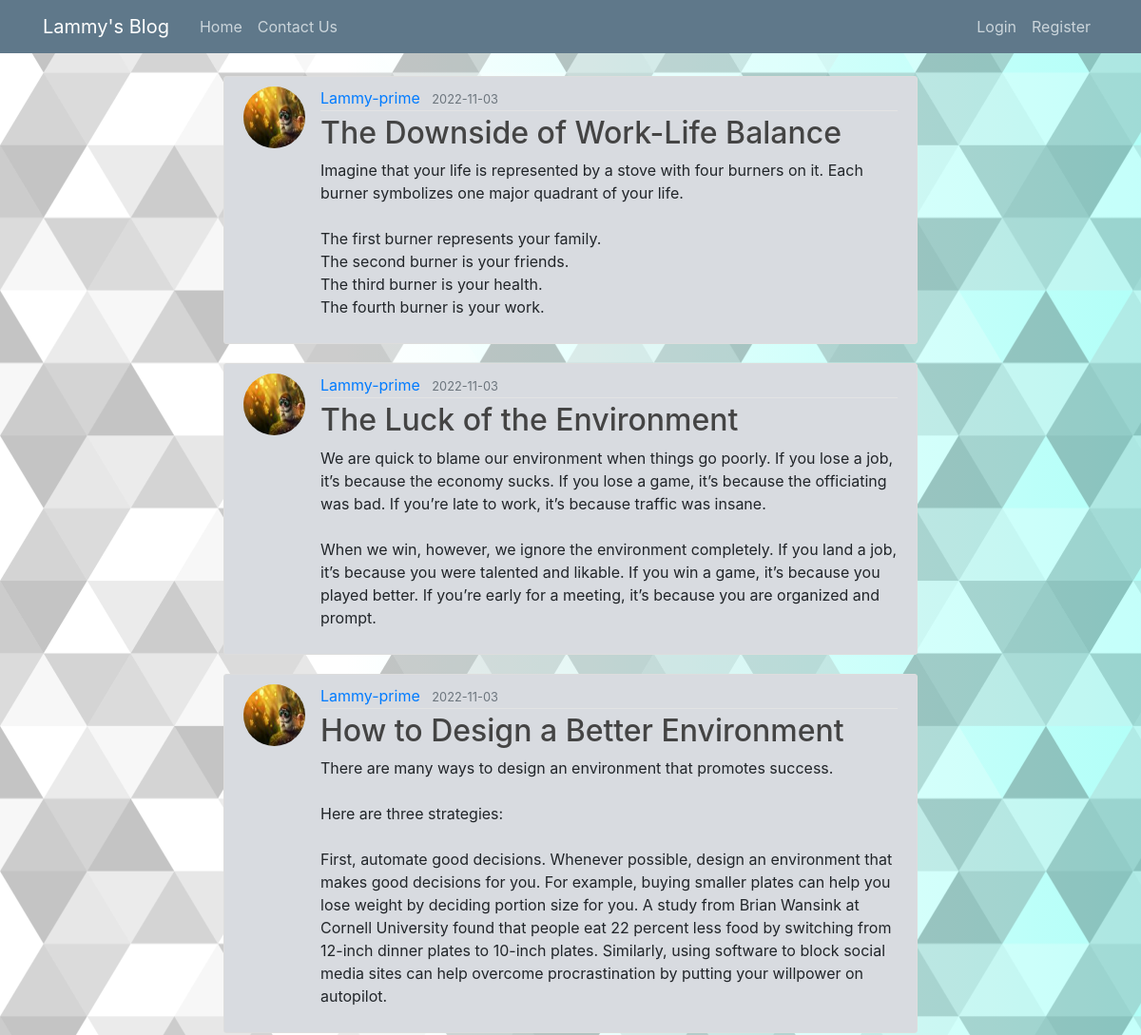
Page /home (upper part) on the earlier database version.
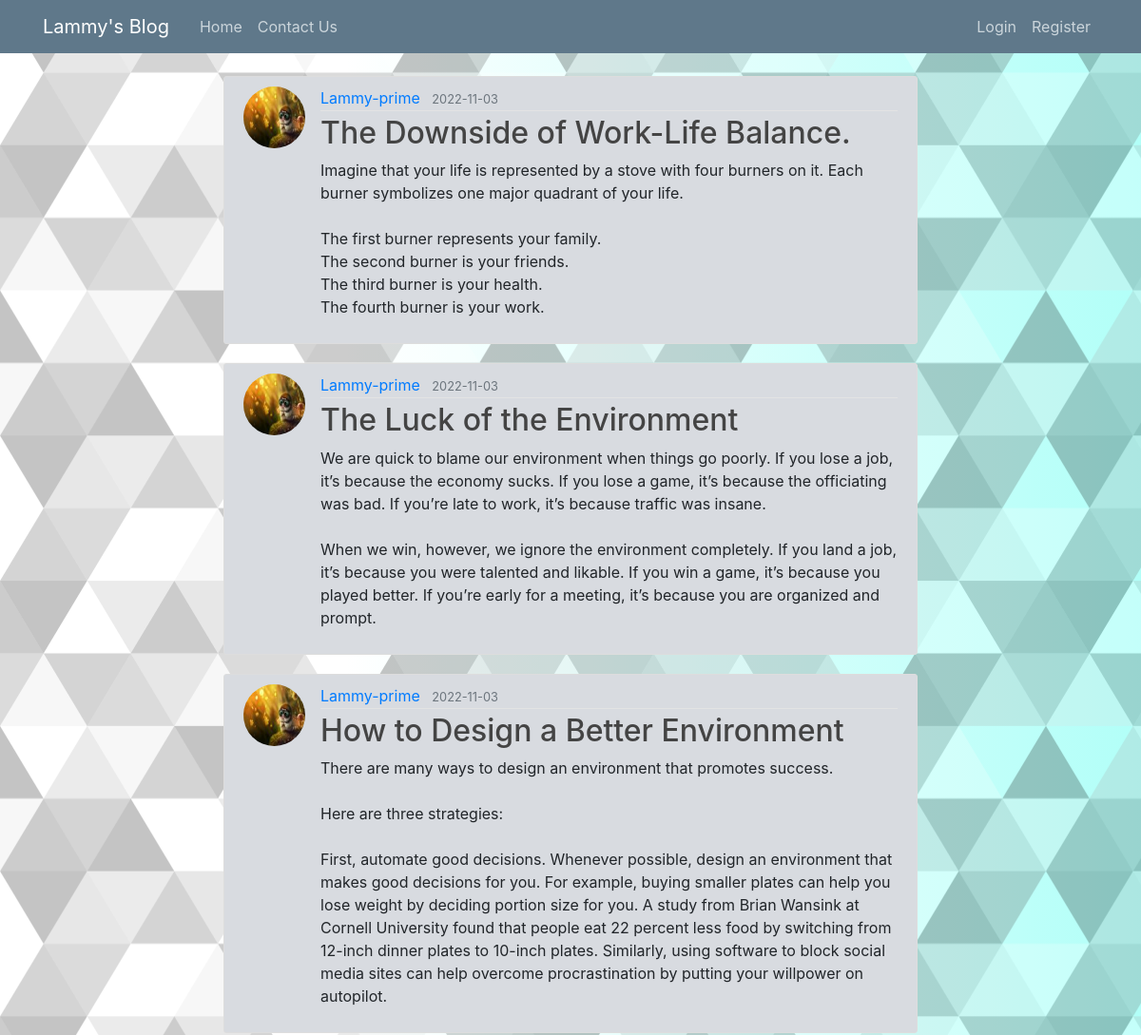
Same page on the later database version.
### flaskblog/models.py (models this page shows, shortened)
class Post(db.Model):
    id = db.Column(db.Integer, primary_key=True)
    title = db.Column(db.String(100), nullable=False)
    date_posted = db.Column(db.DateTime, nullable=False, default=datetime.utcnow)
    content = db.Column(db.Text, nullable=False)
    user_id = db.Column(db.Integer, db.ForeignKey('user.id'), nullable=False)

class User(db.Model, UserMixin):
    id = db.Column(db.Integer, primary_key=True)
    username = db.Column(db.String(20), unique=True, nullable=False)
    email = db.Column(db.String(120), unique=True, nullable=False)
    image_file = db.Column(db.String(20), nullable=False, default='default.jpg')
    password = db.Column(db.String(60), nullable=False)
    posts = db.relationship('Post', backref='author', lazy=True)

### flaskblog/routes.py (the view)
@app.route("/")
@app.route("/home")
def home():
    page = request.args.get('page', 1, type=int)
    posts = Post.query.order_by(Post.date_posted.desc()).paginate(page=page, per_page=5)
    return render_template('home.html', posts=posts)

### flaskblog/templates/home.html (shortened to what this page needs)
{%   extends "layout.html"   %}
{%   block content   %}
    {% for post in posts.items %}
    <article class="media content-section">
      <img class="rounded-circle article-img" src="{{ url_for('static', filename='profile_pic/' + post.author.image_file)   }}" class="rounded-circle article-img" alt="">
        <div class="media-body">
          <div class="article-metadata">
            <a class="mr-2" href="{{  url_for('user_posts', username=post.author.username)   }}">{{ post.author.username }}</a>
            <small class="text-muted">{{ post.date_posted.strftime('%Y-%m-%d') }}</small>
          </div>
          <h2><a class="article-title" href="{{ url_for('post', post_id=post.id) }}">{{ post.title }}</a></h2>
          <p class="article-content">{{ post.content }}</p>
        </div>
      </article>
    {% endfor %}
      {%   endblock content   %}

### flaskblog/templates/layout.html (shortened to what this page needs)
<!DOCTYPE html>
<html>
<head>
    <link rel="stylesheet" href="https://maxcdn.bootstrapcdn.com/bootstrap/4.0.0/css/bootstrap.min.css">
    <link rel="stylesheet" type="text/css" href="{{ url_for('static', filename='main.css') }}">
</head>
<body>
    <header class="site-header">
      <nav class="navbar navbar-expand-md navbar-dark bg-steel fixed-top">
        <div class="container">
          <a class="navbar-brand mr-4" href="/">Lammy's Blog</a>
          <div class="collapse navbar-collapse" id="navbarToggle">
            <div class="navbar-nav mr-auto">
              <a class="nav-item nav-link" href="{{ url_for('home')  }}">Home</a>
              <a class="nav-item nav-link" href="{{ url_for('contact_us')  }}">Contact Us</a>
            </div>
            <div class="navbar-nav">
              {% if current_user.is_authenticated %}
              <a class="nav-item nav-link" href="{{ url_for('new_post')  }}">New Post</a>
              <a class="nav-item nav-link" href="{{ url_for('account')  }}">Account</a>
              <a class="nav-item nav-link" href="{{ url_for('logout')  }}">Log Out</a>
              {% else %}
              <a class="nav-item nav-link" href="{{ url_for('login')  }}">Login</a>
              <a class="nav-item nav-link" href="{{ url_for('register')  }}">Register</a>
              {% endif %}
            </div>
          </div>
        </div>
      </nav>
    </header>
    <main role="main" class="container">
      <div class="row">
        <div class="col-md-8">
          {% block content %}{% endblock %}
        </div>
      </div>
    </main>
</body>
</html>

### flaskblog/static/main.css (style rules this page uses)
body { background-color: #ffffff; background-attachment: fixed; background-size: cover; margin-top: 5rem; }
h1, h2, h3, h4, h5, h6 { color: #444444; }
.bg-steel { background-color: #5f788a; }
.site-header .navbar-nav .nav-link { color: #cbd5db; }
.content-section { background: #d8dbe0; padding: 10px 20px; border: 1px solid #dddddd; border-radius: 3px; margin-bottom: 20px; }
.article-title { color: #444444; }
.article-content { white-space: pre-line; }
.article-img { height: 65px; width: 65px; margin-right: 16px; }
.article-metadata { padding-bottom: 1px; margin-bottom: 4px; border-bottom: 1px solid #e3e3e3 }
.col-md-8 { margin:0px auto; }

Differences in the rows shown:
changed Post: title "The Downside of Work-Life Balance" → "The Downside of Work-Life Balance."
